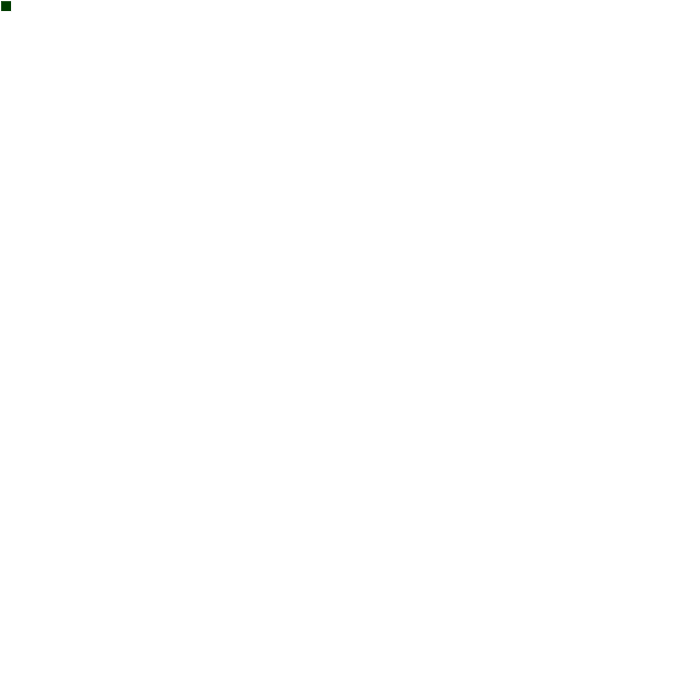
Frame 1 (no input)
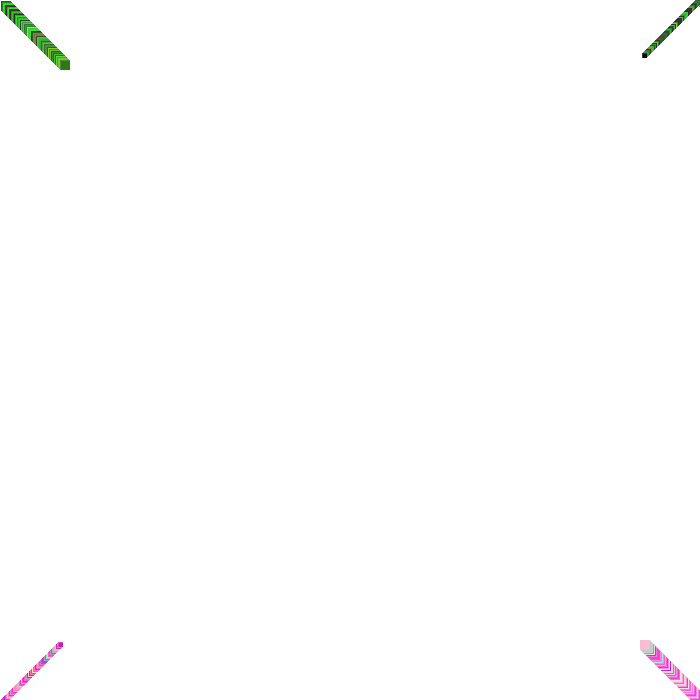
Frame 60 (the mouse pressed at the canvas centre just before this capture)
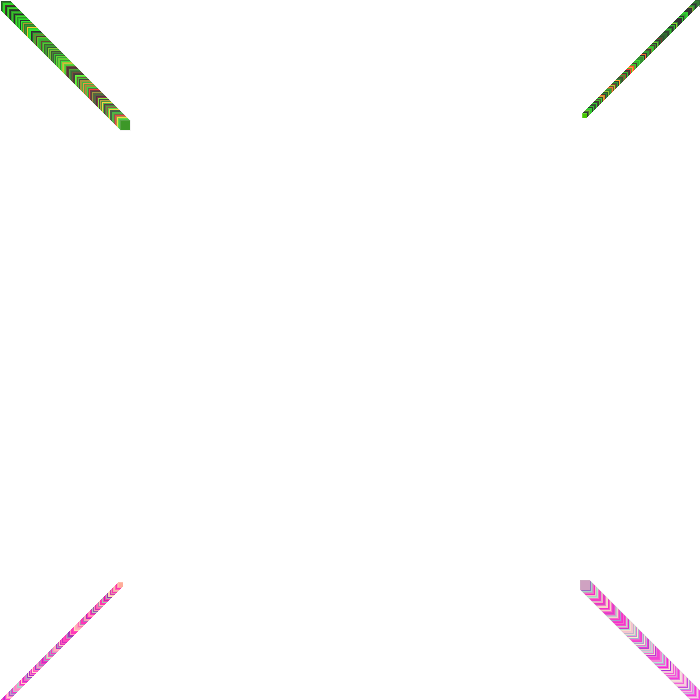
Frame 120 (the mouse held since frame 60 and released just before this capture)

The Processing sketch that drew these frames (run headless with seeded random() and noise(); from frame 60 on, the mouse is pressed at the canvas centre):

// Processing sketch: processing_132223
// ── processing_132223.pde

float x= 0;
float y= 0;
float x2= 700;
float y2= 5;
float x3= 700;
float y3= 700;
float x4= 0;
float y4= 700;
float xspeed =1;
float yspeed =1;
float xspeed2 = 1;
float yspeed2 = -1;
float xspeed3 = -1;
float yspeed3 = -1;
float xspeed4 = -1;
float yspeed4 = 1;

void setup() {
  size(700, 700);
  background(255);
  frameRate(60);
}

void draw() {
  float m1 = random(3);
  float m2 = random(3);


  //1st rect
  x = x+xspeed;
  y = y+yspeed;


  fill(x/random(3), random(255), y/3);
  if (mousePressed && (mouseButton == LEFT)) { //make random movement
    xspeed = xspeed + m1*random(-1, 1);
    yspeed = yspeed + m2*random(-1, 1);
  }

  if (mousePressed && (mouseButton == RIGHT)) { // stop movement
    xspeed = xspeed - xspeed;
    yspeed = yspeed - yspeed;
  }
  if (mouseX > 350 && mouseY < 350) {
  }
  if ((x > width) || (x<0)) {
    xspeed = xspeed * -1;
  }
  if ((y > height) || (y<0)) {
    yspeed = yspeed * -1;
  }

  strokeWeight(0.2);
  stroke(200);
  rect(x, y, 10, 10);

  //2nd rect 

  x2 = x2+xspeed2;
  y2 = y2+yspeed2;
  fill(x/random(4)-40, random(255)-40, y/3-40);
  if (mousePressed && (mouseButton == LEFT)) {
    xspeed2 = xspeed2 + m1*random(-2, 2);
    yspeed2 = yspeed2 + m2*random(-2, 2);
  }

  if (mousePressed && (mouseButton == RIGHT)) {
    xspeed2 = xspeed2 - xspeed2;
    yspeed2 = yspeed2 - yspeed2;
  }
  if (mouseX > 350 && mouseY < 350) {
  }
  if ((x2 > width) || (x2<0)) {
    xspeed2 = xspeed2 * -1;
  }
  if ((y2 > height) || (y2<0)) {
    yspeed2 = yspeed2 * -1;
  }

  strokeWeight(0.2);
  stroke(255);
  rect(x2, y2, 5, 5);

  // 3rd rect
  x3 = x3+xspeed3;
  y3 = y3+yspeed3;
  fill(x3/random(4), random(255), y3/3);
  if (mousePressed && (mouseButton == LEFT)) {
    xspeed3 = xspeed3 + m1*random(-2, 2);
    yspeed3 = yspeed3 + m2*random(-2, 2);
  }

  if (mousePressed && (mouseButton == RIGHT)) {
    xspeed3 = xspeed3 - xspeed3;
    yspeed3 = yspeed3 - yspeed3;
  }
  if (mouseX > 350 && mouseY < 350) {
  }
  if ((x3 > width) || (x3<0)) {
    xspeed3 = xspeed3 * -1;
  }
  if ((y3 > height) || (y3<0)) {
    yspeed3 = yspeed3 * -1;
  }

  strokeWeight(0.2);
  stroke(200);
  rect(x3, y3, 10, 10);

  //4th rect
  x4 = x4+xspeed4;
  y4 = y4+yspeed4;
  fill(x3/random(4)-40, random(255)-40, y3/3-40);
  if (mousePressed && (mouseButton == LEFT)) {
    xspeed4 = xspeed4 + m1*random(-2, 2);
    yspeed4 = yspeed4 + m2*random(-2, 2);
  }

  if (mousePressed && (mouseButton == RIGHT)) {
    xspeed4 = xspeed4 - xspeed4;
    yspeed4 = yspeed4 - yspeed4;
  }
  if (mouseX > 350 && mouseY < 350) {
  }
  if ((x4 > width) || (x4<0)) {
    xspeed4 = xspeed4 * -1;
  }
  if ((y4 > height) || (y4<0)) {
    yspeed4 = yspeed4 * -1;
  }

  strokeWeight(0.2);
  stroke(255);
  rect(x4, y4, 5, 5);
}
